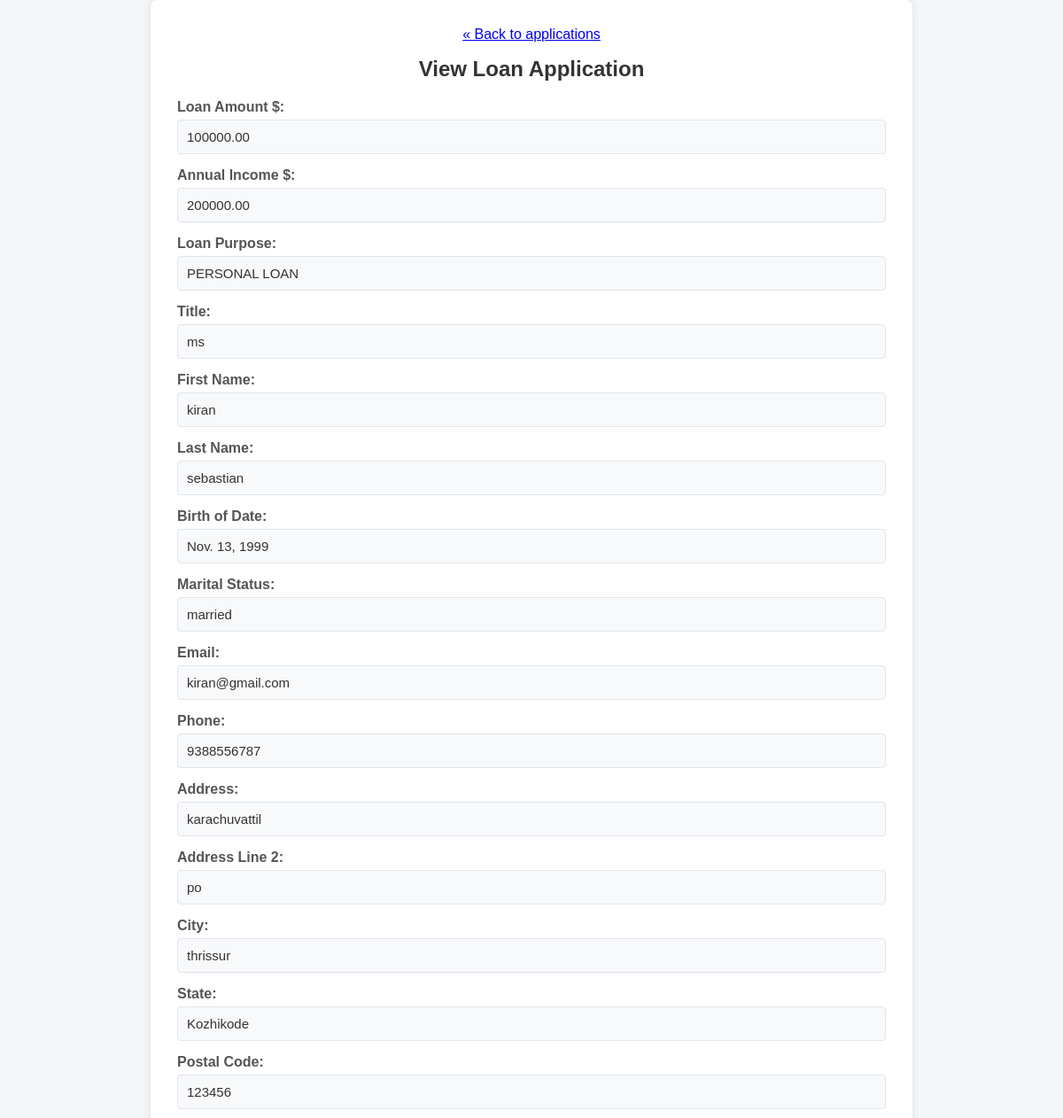
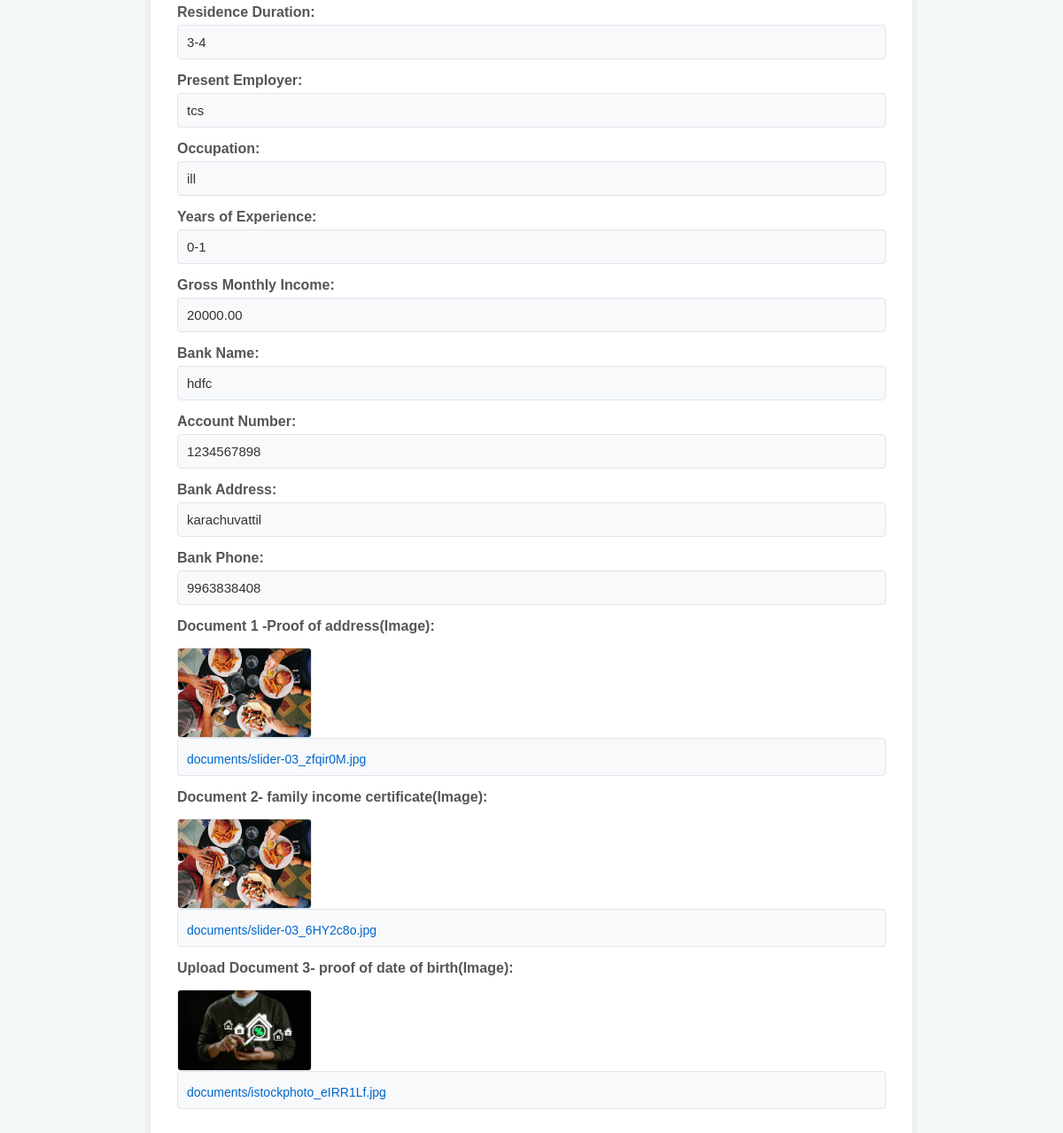
Page /view/4/ on the committed database (2 pictures, top to bottom).
### applications/models.py (models this page shows, shortened)
class LoanApp(models.Model):
    application_number = models.CharField(max_length=6, unique=True, blank=True)
    LOAN_AMOUNT_CHOICES = [
        (100000, '100000'),
        (500000, '500000'),  # Correctly formatted
        (1000000, '1000000'),  # 10 Lakhs
    ]
    loan_amount = models.DecimalField(
        max_digits=10,
        decimal_places=2,
        choices=LOAN_AMOUNT_CHOICES,
        default=100000  # Set a default value that exists in the choices
    )
    annual_income = models.DecimalField(max_digits=10, decimal_places=2)
    loan_purpose = models.CharField(max_length=100)
    title = models.CharField(max_length=20, blank=True)
    first_name = models.CharField(max_length=100)
    last_name = models.CharField(max_length=100)
    dob = models.DateField()
    marital_status = models.CharField(max_length=10)
    email = models.EmailField()
    phone = models.CharField(max_length=15)
    address = models.CharField(max_length=255)
    address2 = models.CharField(max_length=255, blank=True)
    city = models.CharField(max_length=100)
    state = models.CharField(max_length=100)
    zip = models.CharField(max_length=20)
    residence_duration = models.CharField(max_length=10)
    employer = models.CharField(max_length=100)
    occupation = models.CharField(max_length=100)
    experience = models.CharField(max_length=10)
    monthly_income = models.DecimalField(max_digits=10, decimal_places=2)
    bank_name = models.CharField(max_length=100)
    account_number = models.CharField(max_length=100)
    bank_address = models.CharField(max_length=255)
    bank_phone = models.CharField(max_length=15)
    consent = models.BooleanField()
    user = models.ForeignKey(Register, on_delete=models.CASCADE, null=True)
    loan = models.ForeignKey(Loan, on_delete=models.CASCADE, null=True, blank=True)
    document1 = models.FileField(upload_to='documents/', null=True, blank=True)
    document2 = models.FileField(upload_to='documents/', null=True, blank=True)
    document3 = models.FileField(upload_to='documents/', null=True, blank=True)
    STATUS_CHOICES = [
        ('Submitted','Submitted'),
        ('Pending', 'Pending'),
        ('Eligible', 'Eligible'),
        ('Rejected', 'Rejected'),
    ]
    Application_status = models.CharField(max_length=10, choices=STATUS_CHOICES, default='submitted')
    Add_rejection_comments = models.TextField(blank=True, null=True)  # To capture rejection reasons
    def submitted(self):
        self.status = 'Submitted'
        self.save()

### authentication/views.py (the view)
# urls.py: path('view/<int:application_id>/', views.view_application, name='view_application'),  # New view URL
def view_application(request, application_id):
    application = get_object_or_404(LoanApp, id=application_id)
    return render(request, 'view_application.html', {'application': application})

### templates/view_application.html (shortened to what this page needs)
<!DOCTYPE html>
<html lang="en">
<head>
</head>
<body>
    <div class="form-container">
     <div class="back-link-container">
       <center> <a href="{% url 'my_applications' %}" class="back-link">&laquo; Back to applications</a></center>
    </div>
        <h1>View Loan Application</h1>
        <div class="form-group">
            <label>Loan Amount $:</label>
            <p>{{ application.loan_amount }}</p>
        </div>
        <div class="form-group">
            <label>Annual Income $:</label>
            <p>{{ application.annual_income }}</p>
        </div>
        <div class="form-group">
            <label>Loan Purpose:</label>
            <p>{{ application.loan_purpose }}</p>
        </div>
        <div class="form-group">
            <label>Title:</label>
            <p>{{ application.title }}</p>
        </div>
        <div class="form-group">
            <label>First Name:</label>
            <p>{{ application.first_name }}</p>
        </div>
        <div class="form-group">
            <label>Last Name:</label>
            <p>{{ application.last_name }}</p>
        </div>
        <div class="form-group">
            <label>Birth of Date:</label>
            <p>{{ application.dob }}</p>
        </div>
        <div class="form-group">
            <label>Marital Status:</label>
            <p>{{ application.marital_status }}</p>
        </div>
        <div class="form-group">
            <label>Email:</label>
            <p>{{ application.email }}</p>
        </div>
        <div class="form-group">
            <label>Phone:</label>
            <p>{{ application.phone }}</p>
        </div>
        <div class="form-group">
            <label>Address:</label>
            <p>{{ application.address }}</p>
        </div>
        <div class="form-group">
            <label>Address Line 2:</label>
            <p>{{ application.address2 }}</p>
        </div>
        <div class="form-group">
            <label>City:</label>
            <p>{{ application.city }}</p>
        </div>
        <div class="form-group">
            <label>State:</label>
            <p>{{ application.state }}</p>
        </div>
        <div class="form-group">
            <label>Postal Code:</label>
            <p>{{ application.zip }}</p>
        </div>
        <div class="form-group">
            <label>Residence Duration:</label>
            <p>{{ application.residence_duration }}</p>
        </div>
        <div class="form-group">
            <label>Present Employer:</label>
            <p>{{ application.employer }}</p>
        </div>
        <div class="form-group">
            <label>Occupation:</label>
            <p>{{ application.occupation }}</p>
        </div>
        <div class="form-group">
            <label>Years of Experience:</label>
            <p>{{ application.experience }}</p>
        </div>
        <div class="form-group">
            <label>Gross Monthly Income:</label>
            <p>{{ application.monthly_income }}</p>
        </div>
        <div class="form-group">
            <label>Bank Name:</label>
            <p>{{ application.bank_name }}</p>
        </div>
        <div class="form-group">
            <label>Account Number:</label>
            <p>{{ application.account_number }}</p>
        </div>
        <div class="form-group">
            <label>Bank Address:</label>
            <p>{{ application.bank_address }}</p>
        </div>
        <div class="form-group">
            <label>Bank Phone:</label>
            <p>{{ application.bank_phone }}</p>
        </div>
        <div class="form-group">
            <label>Document 1 -Proof of address(Image):</label>
            {% if application.document1 %}
                <img src="{{ application.document1.url }}" alt="Document 1" style="width: 150px;">
                <p><a href="{{ application.document1.url }}">{{ application.document1.name }}</a></p>
            {% else %}
                <p>No Document</p>
            {% endif %}
        </div>
        <div class="form-group">
            <label>Document 2- family income certificate(Image):</label>
            {% if application.document2 %}
                <img src="{{ application.document2.url }}" alt="Document 2" style="width: 150px;">
                <p><a href="{{ application.document2.url }}">{{ application.document2.name }}</a></p>
            {% else %}
                <p>No Document</p>
            {% endif %}
        </div>
        <div class="form-group">
            <label>Upload Document 3- proof of date of birth(Image):</label>
            {% if application.document3 %}
                <img src="{{ application.document3.url }}" alt="Document 3" style="width: 150px;">
                <p><a href="{{ application.document3.url }}">{{ application.document3.name }}</a></p>
            {% else %}
                <p>No Document</p>
            {% endif %}
        </div>
    </div>
</body>

### templates/view_application.html (style rules this page uses)
body { font-family: Arial, sans-serif; background-color: #f4f7f8; margin: 0; padding: 0; display: flex; justify-content: center; align-items: center; min-height: 100vh; }
.form-container { width: 90%; max-width: 800px; padding: 30px; background-color: #fff; box-shadow: 0 0 10px rgba(0, 0, 0, 0.1); border-radius: 8px; }
h1 { font-size: 24px; color: #333; text-align: center; margin-bottom: 20px; }
.form-group { display: flex; flex-direction: column; margin-bottom: 15px; }
.form-group label { font-weight: bold; color: #555; margin-bottom: 5px; }
.form-group p { background-color: #f7f9fb; padding: 10px; border-radius: 4px; color: #333; font-size: 15px; margin: 0; border: 1px solid #e1e5eb; }
.form-group img { margin-top: 10px; border-radius: 4px; border: 1px solid #e1e5eb; max-width: 100%; }
.form-group a { color: #0066cc; text-decoration: none; font-size: 14px; margin-top: 5px; display: inline-block; }

### rows in the picture
LoanApp: loan_amount "100000.00", annual_income "200000.00", loan_purpose "PERSONAL LOAN", title "ms", first_name "kiran", last_name "sebastian", dob "Nov. 13, 1999", marital_status "married", email "kiran@gmail.com", phone "9388556787", address "karachuvattil", address2 "po", city "thrissur", state "Kozhikode", zip "123456", residence_duration "3-4", employer "tcs", occupation "ill", experience "0-1", monthly_income "20000.00", bank_name "hdfc", account_number "1234567898", bank_address "karachuvattil", bank_phone "9963838408", document1 (picture), document1.name "documents/slider-03_zfqir0M.jpg", document2 (picture), document2.name "documents/slider-03_6HY2c8o.jpg", document3 (picture), document3.name "documents/istockphoto_eIRR1Lf.jpg"
